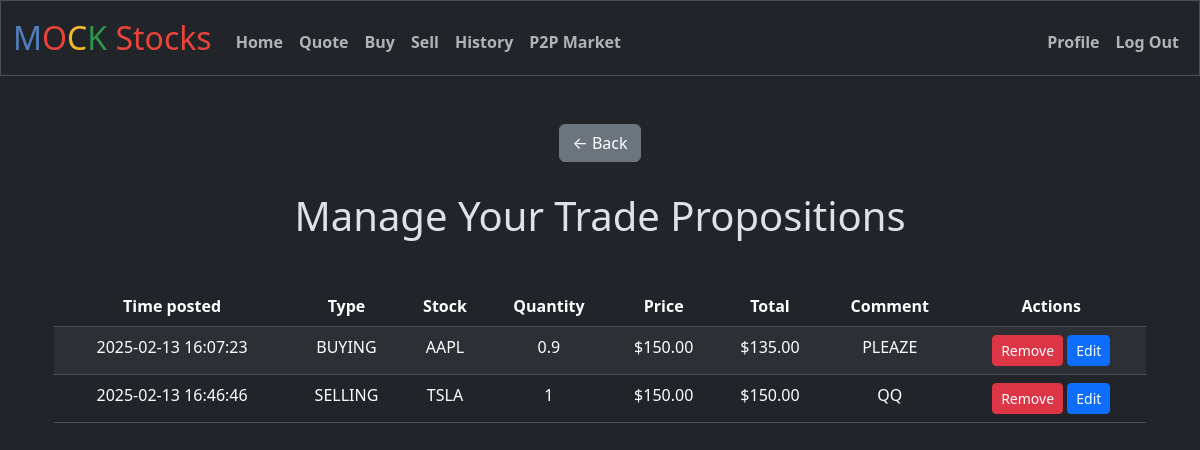
/managep2p (signed in), run on an earlier commit of the app's database.
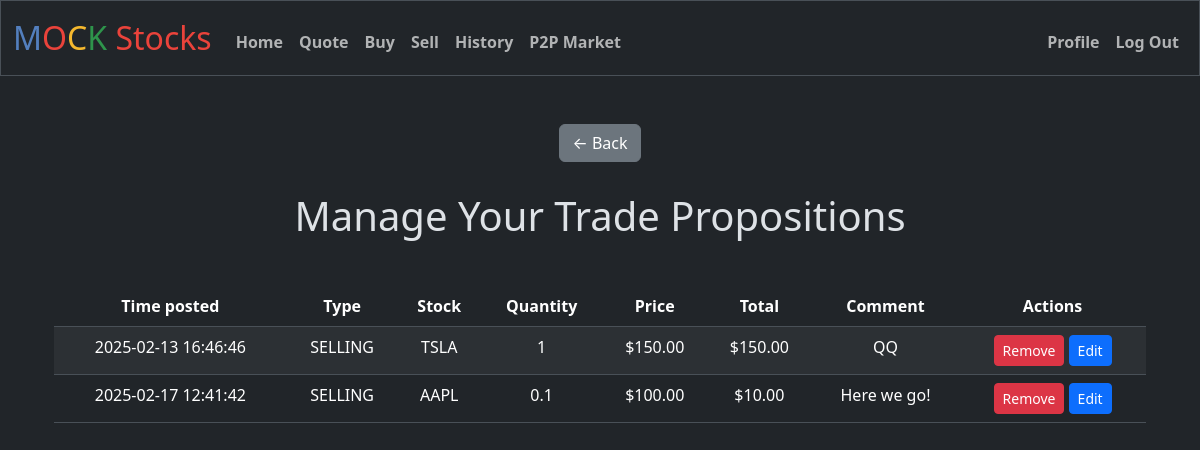
And on a later commit of the database.
### tables this page shows
CREATE TABLE p2p_market (
            p2p_id INTEGER PRIMARY KEY AUTOINCREMENT NOT NULL,
            time_posted DATETIME NOT NULL DEFAULT CURRENT_TIMESTAMP,
            stock_ticker TEXT NOT NULL,
            amount NUMERIC NOT NULL,
            price REAL NOT NULL,
            type TEXT NOT NULL,
            comment TEXT,
            user_id INTEGER NOT NULL,
            FOREIGN KEY (user_id) REFERENCES users(id)
        );

### app.py (the view, shortened to what this page needs)
@app.route("/managep2p", methods=["GET", "POST"])
@limiter.limit("60 per minute", methods=["POST"])
@login_required
def managep2p():
    user_id = session["user_id"]
    p2p_trades = execute_query("SELECT * FROM p2p_market WHERE user_id = ?", (user_id,))
    p2p_trades = [dict(p2p_trade) for p2p_trade in p2p_trades]
    for p2p_trade in p2p_trades:
        p2p_trade["time_posted"] = datetime.datetime.strptime(p2p_trade["time_posted"], "%Y-%m-%d %H:%M:%S.%f")
    return render_template("managep2p.html", p2p_trades=p2p_trades)

### app.py (called while the page is built)
@app.teardown_appcontext
def teardown_db(exception):
    close_db(exception)

@app.before_request
def manage_session():
    session.permanent = True
    if "device_id" not in session:
        session["device_id"] = request.cookies.get("device_id", str(uuid.uuid4()))
    if "user_id" in session:
        session.modified = True
    elif request.endpoint not in ["login", "register", "static"]:
        return redirect("/login")

@app.after_request
def after_request(response):
    response.headers["Cache-Control"] = "no-cache, no-store, must-revalidate"
    response.headers["Expires"] = 0
    response.headers["Pragma"] = "no-cache"
    return response

### database.py (called while the page is built)
def get_db_connection():
    if "db" not in g:
        g.db = sqlite3.connect(DATABASE)
        g.db.row_factory = sqlite3.Row  # Makes rows return as dictionaries
    return g.db

### helpers.py (called while the page is built)
def login_required(f):
    @wraps(f)
    def decorated_function(*args, **kwargs):
        if session.get("user_id") is None:
            return redirect("/login")
        return f(*args, **kwargs)
    return decorated_function

def usd(value):
    return f"${value:,.2f}"

### templates/managep2p.html (shortened to what this page needs)
{% extends "layout.html" %}
{% block main %}
        <a href="/p2p" class="btn btn-secondary">← Back</a>
        <h1 style="padding: 30px; margin: 0 auto;">Manage Your Trade Propositions</h1>
    <div class="container">
        <table class="table table-striped mt-3">
            <thead>
                <tr>
                    <th>Time posted</th>
                    <th>Type</th>
                    <th>Stock</th>
                    <th>Quantity</th>
                    <th>Price</th>
                    <th>Total</th>
                    <th>Comment</th>
                    <th>Actions</th>
                </tr>
            </thead>
            <tbody>
                {% for trade in p2p_trades %}
                <tr>
                    <td>{{ trade.time_posted.strftime('%Y-%m-%d %H:%M:%S') }}</td>
                    <td>{{ trade.type }}</td>
                    <td>{{ trade.stock_ticker }}</td>
                    <td>{{ trade.amount }}</td>
                    <td>{{ trade.price | usd }}</td>
                    <td>{{ (trade.amount * trade.price) | usd }}</td>
                    <td>{{ trade.comment }}</td>
                    <td>
                        <button class="btn btn-danger btn-sm"
                            onclick="removeTrade('{{ trade.p2p_id }}', '{{ trade.stock_ticker }}', '{{ trade.amount }}', '{{ trade.price }}')">
                            Remove
                        </button>
                        <button class="btn btn-primary btn-sm"
                            onclick="editTrade('{{ trade.p2p_id }}', '{{ trade.stock_ticker }}', '{{ trade.amount }}', '{{ trade.price }}', '{{ trade.comment }}')">
                            Edit
                        </button>
                    </td>
                </tr>
                {% endfor %}
            </tbody>
        </table>
    </div>
{% endblock %}

What changed in the data, as far as the page shows it:
removed p2p_market: time_posted "2025-02-13 16:07:23", type "BUYING", stock_ticker "AAPL", amount "0.9", price "$150.00", (trade.amount*trade.price)|usd "$135.00", comment "PLEAZE"
added p2p_market: time_posted "2025-02-17 12:41:42", type "SELLING", stock_ticker "AAPL", amount "0.1", price "$100.00", (trade.amount*trade.price)|usd "$10.00", comment "Here we go!"
